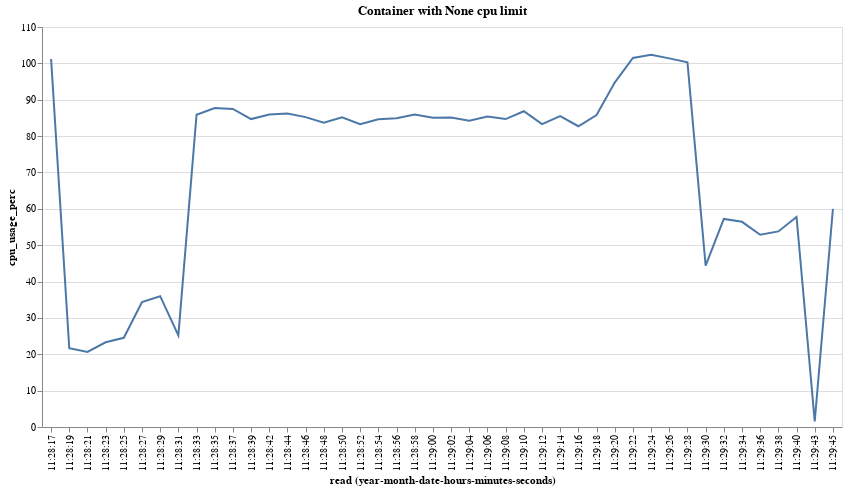

Here is the notebook cell this chart was saved with:
### Code cell
chart = generate_chart(run_with_num_cpu())
print_relevant_logs()
chart

### Figure 1 — Vega-Lite specification as saved in the notebook (floating-point values rounded to 4 significant figures)
{"config": {"view": {"continuousWidth": 400, "continuousHeight": 300}}, "data": {"name": "data-c37bc365082bd5a3dd0c8d374a640077"}, "mark": "line", "encoding": {"x": {"axis": {"format": "%H:%M:%S", "labelAngle": -90}, "field": "read", "timeUnit": "yearmonthdatehoursminutesseconds", "type": "ordinal"}, "y": {"field": "cpu_usage_perc", "type": "quantitative"}}, "height": 400, "title": "Container with None cpu limit", "width": 800, "$schema": "https://vega.github.io/schema/vega-lite/v4.17.0.json", "datasets": {"data-c37bc365082bd5a3dd0c8d374a640077": [{"read": "2022-11-08T11:28:17.710369936", "cpu_stats.online_cpus": 4, "cpu_stats.cpu_usage.total_usage": 1843963000, "precpu_stats.cpu_usage.total_usage": 796493000, "cpu_stats.system_cpu_usage": 3923749670000000, "precpu_stats.system_cpu_usage": 3923745530000000, "cpu_delta": 1047470000, "system_cpu_delta": 4140000000, "cpu_usage_perc": 101.2}, {"read": "2022-11-08T11:28:19.731845506", "cpu_stats.online_cpus": 4, "cpu_stats.cpu_usage.total_usage": 2809348000, "precpu_stats.cpu_usage.total_usage": 2637748000, "cpu_stats.system_cpu_usage": 3923756540000000, "precpu_stats.system_cpu_usage": 3923753370000000, "cpu_delta": 171600000, "system_cpu_delta": 3170000000, "cpu_usage_perc": 21.65}, {"read": "2022-11-08T11:28:21.747811893", "cpu_stats.online_cpus": 4, "cpu_stats.cpu_usage.total_usage": 3146602000, "precpu_stats.cpu_usage.total_usage": 2981547000, "cpu_stats.system_cpu_usage": 3923762920000000, "precpu_stats.system_cpu_usage": 3923759720000000, "cpu_delta": 165055000, "system_cpu_delta": 3200000000, "cpu_usage_perc": 20.63}, {"read": "2022-11-08T11:28:23.773597233", "cpu_stats.online_cpus": 4, "cpu_stats.cpu_usage.total_usage": 3520398000, "precpu_stats.cpu_usage.total_usage": 3335175000, "cpu_stats.system_cpu_usage": 3923769330000000, "precpu_stats.system_cpu_usage": 3923766150000000, "cpu_delta": 185223000, "system_cpu_delta": 3180000000, "cpu_usage_perc": 23.3}, {"read": "2022-11-08T11:28:25.796414903", "cpu_stats.online_cpus": 4, "cpu_stats.cpu_usage.total_usage": 3925152000, "precpu_stats.cpu_usage.total_usage": 3727663000, "cpu_stats.system_cpu_usage": 3923775790000000, "precpu_stats.system_cpu_usage": 3923772570000000, "cpu_delta": 197489000, "system_cpu_delta": 3220000000, "cpu_usage_perc": 24.53}, {"read": "2022-11-08T11:28:27.820795443", "cpu_stats.online_cpus": 4, "cpu_stats.cpu_usage.total_usage": 4471072000, "precpu_stats.cpu_usage.total_usage": 4185916000, "cpu_stats.system_cpu_usage": 3923782360000000, "precpu_stats.system_cpu_usage": 3923779040000000, "cpu_delta": 285156000, "system_cpu_delta": 3320000000, "cpu_usage_perc": 34.36}, {"read": "2022-11-08T11:28:29.918193137", "cpu_stats.online_cpus": 4, "cpu_stats.cpu_usage.total_usage": 5082412000, "precpu_stats.cpu_usage.total_usage": 4770338000, "cpu_stats.system_cpu_usage": 3923789020000000, "precpu_stats.system_cpu_usage": 3923785550000000, "cpu_delta": 312074000, "system_cpu_delta": 3470000000, "cpu_usage_perc": 35.97}, {"read": "2022-11-08T11:28:31.920083278", "cpu_stats.online_cpus": 4, "cpu_stats.cpu_usage.total_usage": 5565240000, "precpu_stats.cpu_usage.total_usage": 5366829000, "cpu_stats.system_cpu_usage": 3923795450000000, "precpu_stats.system_cpu_usage": 3923792300000000, "cpu_delta": 198411000, "system_cpu_delta": 3150000000, "cpu_usage_perc": 25.2}, {"read": "2022-11-08T11:28:33.940957611", "cpu_stats.online_cpus": 4, "cpu_stats.cpu_usage.total_usage": 7163373000, "precpu_stats.cpu_usage.total_usage": 6394914000, "cpu_stats.system_cpu_usage": 3923802730000000, "precpu_stats.system_cpu_usage": 3923799150000000, "cpu_delta": 768459000, "system_cpu_delta": 3580000000, "cpu_usage_perc": 85.86}, {"read": "2022-11-08T11:28:35.957796390", "cpu_stats.online_cpus": 4, "cpu_stats.cpu_usage.total_usage": 8668568000, "precpu_stats.cpu_usage.total_usage": 7890250000, "cpu_stats.system_cpu_usage": 3923809850000000, "precpu_stats.system_cpu_usage": 3923806300000000, "cpu_delta": 778318000, "system_cpu_delta": 3550000000, "cpu_usage_perc": 87.7}, {"read": "2022-11-08T11:28:37.976198790", "cpu_stats.online_cpus": 4, "cpu_stats.cpu_usage.total_usage": 10203901000, "precpu_stats.cpu_usage.total_usage": 9427633000, "cpu_stats.system_cpu_usage": 3923816970000000, "precpu_stats.system_cpu_usage": 3923813420000000, "cpu_delta": 776268000, "system_cpu_delta": 3550000000, "cpu_usage_perc": 87.47}, {"read": "2022-11-08T11:28:39.997429674", "cpu_stats.online_cpus": 4, "cpu_stats.cpu_usage.total_usage": 11758612000, "precpu_stats.cpu_usage.total_usage": 10992234000, "cpu_stats.system_cpu_usage": 3923824160000000, "precpu_stats.system_cpu_usage": 3923820540000000, "cpu_delta": 766378000, "system_cpu_delta": 3620000000, "cpu_usage_perc": 84.68}, {"read": "2022-11-08T11:28:42.064314599", "cpu_stats.online_cpus": 4, "cpu_stats.cpu_usage.total_usage": 13302573000, "precpu_stats.cpu_usage.total_usage": 12524792000, "cpu_stats.system_cpu_usage": 3923831470000000, "precpu_stats.system_cpu_usage": 3923827850000000, "cpu_delta": 777781000, "system_cpu_delta": 3620000000, "cpu_usage_perc": 85.94}, {"read": "2022-11-08T11:28:44.123795270", "cpu_stats.online_cpus": 4, "cpu_stats.cpu_usage.total_usage": 14873177000, "precpu_stats.cpu_usage.total_usage": 14092705000, "cpu_stats.system_cpu_usage": 3923838870000000, "precpu_stats.system_cpu_usage": 3923835250000000, "cpu_delta": 780472000, "system_cpu_delta": 3620000000, "cpu_usage_perc": 86.24}, {"read": "2022-11-08T11:28:46.136707667", "cpu_stats.online_cpus": 4, "cpu_stats.cpu_usage.total_usage": 16426487000, "precpu_stats.cpu_usage.total_usage": 15653148000, "cpu_stats.system_cpu_usage": 3923846110000000, "precpu_stats.system_cpu_usage": 3923842480000000, "cpu_delta": 773339000, "system_cpu_delta": 3630000000, "cpu_usage_perc": 85.22}, {"read": "2022-11-08T11:28:48.160400340", "cpu_stats.online_cpus": 4, "cpu_stats.cpu_usage.total_usage": 17945758000, "precpu_stats.cpu_usage.total_usage": 17194985000, "cpu_stats.system_cpu_usage": 3923853430000000, "precpu_stats.system_cpu_usage": 3923849840000000, "cpu_delta": 750773000, "system_cpu_delta": 3590000000, "cpu_usage_perc": 83.65}, {"read": "2022-11-08T11:28:50.177122688", "cpu_stats.online_cpus": 4, "cpu_stats.cpu_usage.total_usage": 19472975000, "precpu_stats.cpu_usage.total_usage": 18691409000, "cpu_stats.system_cpu_usage": 3923860730000000, "precpu_stats.system_cpu_usage": 3923857060000000, "cpu_delta": 781566000, "system_cpu_delta": 3670000000, "cpu_usage_perc": 85.18}, {"read": "2022-11-08T11:28:52.195055250", "cpu_stats.online_cpus": 4, "cpu_stats.cpu_usage.total_usage": 21000330000, "precpu_stats.cpu_usage.total_usage": 20238149000, "cpu_stats.system_cpu_usage": 3923868030000000, "precpu_stats.system_cpu_usage": 3923864370000000, "cpu_delta": 762181000, "system_cpu_delta": 3660000000, "cpu_usage_perc": 83.3}, {"read": "2022-11-08T11:28:54.303236065", "cpu_stats.online_cpus": 4, "cpu_stats.cpu_usage.total_usage": 22606470000, "precpu_stats.cpu_usage.total_usage": 21793840000, "cpu_stats.system_cpu_usage": 3923875640000000, "precpu_stats.system_cpu_usage": 3923871800000000, "cpu_delta": 812630000, "system_cpu_delta": 3840000000, "cpu_usage_perc": 84.65}, {"read": "2022-11-08T11:28:56.324753287", "cpu_stats.online_cpus": 4, "cpu_stats.cpu_usage.total_usage": 24158420000, "precpu_stats.cpu_usage.total_usage": 23379392000, "cpu_stats.system_cpu_usage": 3923882930000000, "precpu_stats.system_cpu_usage": 3923879260000000, "cpu_delta": 779028000, "system_cpu_delta": 3670000000, "cpu_usage_perc": 84.91}, {"read": "2022-11-08T11:28:58.340740863", "cpu_stats.online_cpus": 4, "cpu_stats.cpu_usage.total_usage": 25720590000, "precpu_stats.cpu_usage.total_usage": 24942824000, "cpu_stats.system_cpu_usage": 3923890220000000, "precpu_stats.system_cpu_usage": 3923886600000000, "cpu_delta": 777766000, "system_cpu_delta": 3620000000, "cpu_usage_perc": 85.94}, {"read": "2022-11-08T11:29:00.335954644", "cpu_stats.online_cpus": 4, "cpu_stats.cpu_usage.total_usage": 27259878000, "precpu_stats.cpu_usage.total_usage": 26488227000, "cpu_stats.system_cpu_usage": 3923897510000000, "precpu_stats.system_cpu_usage": 3923893880000000, "cpu_delta": 771651000, "system_cpu_delta": 3630000000, "cpu_usage_perc": 85.03}, {"read": "2022-11-08T11:29:02.356983212", "cpu_stats.online_cpus": 4, "cpu_stats.cpu_usage.total_usage": 28806073000, "precpu_stats.cpu_usage.total_usage": 28027185000, "cpu_stats.system_cpu_usage": 3923904810000000, "precpu_stats.system_cpu_usage": 3923901150000000, "cpu_delta": 778888000, "system_cpu_delta": 3660000000, "cpu_usage_perc": 85.12}, {"read": "2022-11-08T11:29:04.382198648", "cpu_stats.online_cpus": 4, "cpu_stats.cpu_usage.total_usage": 30320381000, "precpu_stats.cpu_usage.total_usage": 29545546000, "cpu_stats.system_cpu_usage": 3923912110000000, "precpu_stats.system_cpu_usage": 3923908430000000, "cpu_delta": 774835000, "system_cpu_delta": 3680000000, "cpu_usage_perc": 84.22}, {"read": "2022-11-08T11:29:06.468717126", "cpu_stats.online_cpus": 4, "cpu_stats.cpu_usage.total_usage": 31913397000, "precpu_stats.cpu_usage.total_usage": 31116970000, "cpu_stats.system_cpu_usage": 3923919630000000, "precpu_stats.system_cpu_usage": 3923915900000000, "cpu_delta": 796427000, "system_cpu_delta": 3730000000, "cpu_usage_perc": 85.41}, {"read": "2022-11-08T11:29:08.521682053", "cpu_stats.online_cpus": 4, "cpu_stats.cpu_usage.total_usage": 33463324000, "precpu_stats.cpu_usage.total_usage": 32686438000, "cpu_stats.system_cpu_usage": 3923927080000000, "precpu_stats.system_cpu_usage": 3923923410000000, "cpu_delta": 776886000, "system_cpu_delta": 3670000000, "cpu_usage_perc": 84.67}, {"read": "2022-11-08T11:29:10.533157541", "cpu_stats.online_cpus": 4, "cpu_stats.cpu_usage.total_usage": 35052912000, "precpu_stats.cpu_usage.total_usage": 34264874000, "cpu_stats.system_cpu_usage": 3923934360000000, "precpu_stats.system_cpu_usage": 3923930730000000, "cpu_delta": 788038000, "system_cpu_delta": 3630000000, "cpu_usage_perc": 86.84}, {"read": "2022-11-08T11:29:12.554027182", "cpu_stats.online_cpus": 4, "cpu_stats.cpu_usage.total_usage": 36541809000, "precpu_stats.cpu_usage.total_usage": 35785983000, "cpu_stats.system_cpu_usage": 3923941650000000, "precpu_stats.system_cpu_usage": 3923938020000000, "cpu_delta": 755826000, "system_cpu_delta": 3630000000, "cpu_usage_perc": 83.29}, {"read": "2022-11-08T11:29:14.576247863", "cpu_stats.online_cpus": 4, "cpu_stats.cpu_usage.total_usage": 38086725000, "precpu_stats.cpu_usage.total_usage": 37308687000, "cpu_stats.system_cpu_usage": 3923948920000000, "precpu_stats.system_cpu_usage": 3923945280000000, "cpu_delta": 778038000, "system_cpu_delta": 3640000000, "cpu_usage_perc": 85.5}, {"read": "2022-11-08T11:29:16.597865331", "cpu_stats.online_cpus": 4, "cpu_stats.cpu_usage.total_usage": 39623847000, "precpu_stats.cpu_usage.total_usage": 38869124000, "cpu_stats.system_cpu_usage": 3923956230000000, "precpu_stats.system_cpu_usage": 3923952580000000, "cpu_delta": 754723000, "system_cpu_delta": 3650000000, "cpu_usage_perc": 82.71}, {"read": "2022-11-08T11:29:18.694132885", "cpu_stats.online_cpus": 4, "cpu_stats.cpu_usage.total_usage": 41211993000, "precpu_stats.cpu_usage.total_usage": 40383988000, "cpu_stats.system_cpu_usage": 3923963850000000, "precpu_stats.system_cpu_usage": 3923959990000000, "cpu_delta": 828005000, "system_cpu_delta": 3860000000, "cpu_usage_perc": 85.8}, {"read": "2022-11-08T11:29:20.721162128", "cpu_stats.online_cpus": 4, "cpu_stats.cpu_usage.total_usage": 43075231000, "precpu_stats.cpu_usage.total_usage": 42158992000, "cpu_stats.system_cpu_usage": 3923971650000000, "precpu_stats.system_cpu_usage": 3923967780000000, "cpu_delta": 916239000, "system_cpu_delta": 3870000000, "cpu_usage_perc": 94.7}, {"read": "2022-11-08T11:29:22.738074461", "cpu_stats.online_cpus": 4, "cpu_stats.cpu_usage.total_usage": 45061944000, "precpu_stats.cpu_usage.total_usage": 44057151000, "cpu_stats.system_cpu_usage": 3923979530000000, "precpu_stats.system_cpu_usage": 3923975570000000, "cpu_delta": 1004793000, "system_cpu_delta": 3960000000, "cpu_usage_perc": 101.5}, {"read": "2022-11-08T11:29:24.754186663", "cpu_stats.online_cpus": 4, "cpu_stats.cpu_usage.total_usage": 47072130000, "precpu_stats.cpu_usage.total_usage": 46063899000, "cpu_stats.system_cpu_usage": 3923987410000000, "precpu_stats.system_cpu_usage": 3923983470000000, "cpu_delta": 1008231000, "system_cpu_delta": 3940000000, "cpu_usage_perc": 102.4}, {"read": "2022-11-08T11:29:26.765244155", "cpu_stats.online_cpus": 4, "cpu_stats.cpu_usage.total_usage": 49081635000, "precpu_stats.cpu_usage.total_usage": 48075493000, "cpu_stats.system_cpu_usage": 3923995310000000, "precpu_stats.system_cpu_usage": 3923991340000000, "cpu_delta": 1006142000, "system_cpu_delta": 3970000000, "cpu_usage_perc": 101.4}, {"read": "2022-11-08T11:29:28.784328224", "cpu_stats.online_cpus": 4, "cpu_stats.cpu_usage.total_usage": 50920225000, "precpu_stats.cpu_usage.total_usage": 49932309000, "cpu_stats.system_cpu_usage": 3924003010000000, "precpu_stats.system_cpu_usage": 3923999070000000, "cpu_delta": 987916000, "system_cpu_delta": 3940000000, "cpu_usage_perc": 100.3}, {"read": "2022-11-08T11:29:30.841064441", "cpu_stats.online_cpus": 4, "cpu_stats.cpu_usage.total_usage": 51868025000, "precpu_stats.cpu_usage.total_usage": 51485302000, "cpu_stats.system_cpu_usage": 3924010210000000, "precpu_stats.system_cpu_usage": 3924006760000000, "cpu_delta": 382723000, "system_cpu_delta": 3450000000, "cpu_usage_perc": 44.37}, {"read": "2022-11-08T11:29:32.913581654", "cpu_stats.online_cpus": 4, "cpu_stats.cpu_usage.total_usage": 52853885000, "precpu_stats.cpu_usage.total_usage": 52376048000, "cpu_stats.system_cpu_usage": 3924017060000000, "precpu_stats.system_cpu_usage": 3924013720000000, "cpu_delta": 477837000, "system_cpu_delta": 3340000000, "cpu_usage_perc": 57.23}, {"read": "2022-11-08T11:29:34.931944236", "cpu_stats.online_cpus": 4, "cpu_stats.cpu_usage.total_usage": 53796703000, "precpu_stats.cpu_usage.total_usage": 53326981000, "cpu_stats.system_cpu_usage": 3924023740000000, "precpu_stats.system_cpu_usage": 3924020410000000, "cpu_delta": 469722000, "system_cpu_delta": 3330000000, "cpu_usage_perc": 56.42}, {"read": "2022-11-08T11:29:36.949917235", "cpu_stats.online_cpus": 4, "cpu_stats.cpu_usage.total_usage": 54708775000, "precpu_stats.cpu_usage.total_usage": 54266042000, "cpu_stats.system_cpu_usage": 3924030360000000, "precpu_stats.system_cpu_usage": 3924027010000000, "cpu_delta": 442733000, "system_cpu_delta": 3350000000, "cpu_usage_perc": 52.86}, {"read": "2022-11-08T11:29:38.968625304", "cpu_stats.online_cpus": 4, "cpu_stats.cpu_usage.total_usage": 55561200000, "precpu_stats.cpu_usage.total_usage": 55121548000, "cpu_stats.system_cpu_usage": 3924036960000000, "precpu_stats.system_cpu_usage": 3924033690000000, "cpu_delta": 439652000, "system_cpu_delta": 3270000000, "cpu_usage_perc": 53.78}, {"read": "2022-11-08T11:29:40.986569663", "cpu_stats.online_cpus": 4, "cpu_stats.cpu_usage.total_usage": 56480615000, "precpu_stats.cpu_usage.total_usage": 55980855000, "cpu_stats.system_cpu_usage": 3924043710000000, "precpu_stats.system_cpu_usage": 3924040250000000, "cpu_delta": 499760000, "system_cpu_delta": 3460000000, "cpu_usage_perc": 57.78}, {"read": "2022-11-08T11:29:43.100125127", "cpu_stats.online_cpus": 4, "cpu_stats.cpu_usage.total_usage": 57103856000, "precpu_stats.cpu_usage.total_usage": 57088311000, "cpu_stats.system_cpu_usage": 3924051600000000, "precpu_stats.system_cpu_usage": 3924047500000000, "cpu_delta": 15545000, "system_cpu_delta": 4100000000, "cpu_usage_perc": 1.517}, {"read": "2022-11-08T11:29:45.137200834", "cpu_stats.online_cpus": 4, "cpu_stats.cpu_usage.total_usage": 58146777000, "precpu_stats.cpu_usage.total_usage": 57561972000, "cpu_stats.system_cpu_usage": 3924059400000000, "precpu_stats.system_cpu_usage": 3924055500000000, "cpu_delta": 584805000, "system_cpu_delta": 3900000000, "cpu_usage_perc": 59.98}]}}
